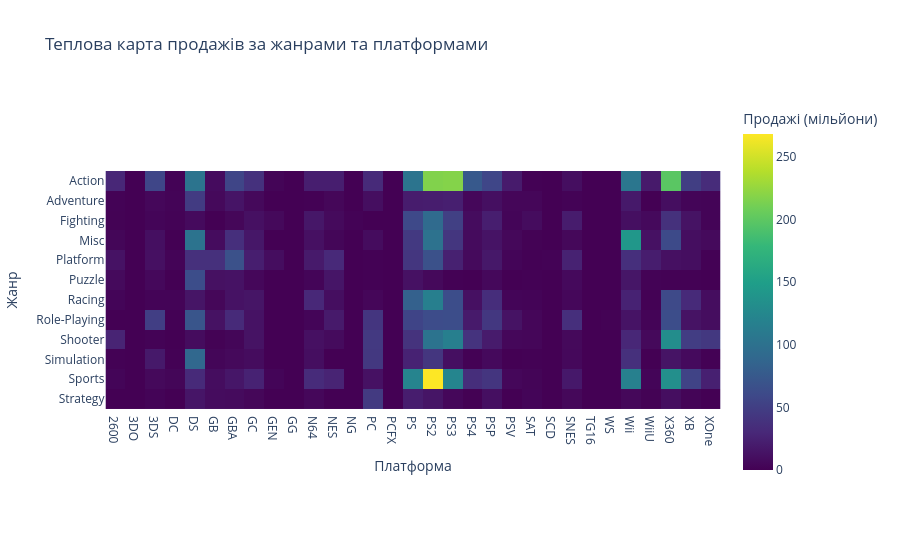

Notebook source saved alongside this figure:
### Code cell
genre_platform_sales = df.groupby(['Genre', 'Platform'])['Global_Sales'].sum().reset_index()
sales_pivot = genre_platform_sales.pivot(index='Genre', columns='Platform', values='Global_Sales').fillna(0)

fig = px.imshow(sales_pivot,
                labels=dict(x="Платформа", y="Жанр", color="Продажі (мільйони)"),
                x=sales_pivot.columns,
                y=sales_pivot.index,
                color_continuous_scale='Viridis',
                title='Теплова карта продажів за жанрами та платформами')

fig.show()

### Figure 1 — Plotly figure (JSON) as saved in the notebook; plotly's stock layout.template omitted (floating-point values rounded to 4 significant figures; data arrays with more than 128 entries replaced by an {"elided": "..."} marker saying what was removed)
{"data": [{"coloraxis": "coloraxis", "hovertemplate": "Платформа: %{x}<br>Жанр: %{y}<br>Продажі (мільйони): %{z}<extra></extra>", "name": "0", "type": "heatmap", "x": ["2600", "3DO", "3DS", "DC", "DS", "GB", "GBA", "GC", "GEN", "GG", "N64", "NES", "NG", "PC", "PCFX", "PS", "PS2", "PS3", "PS4", "PSP", "PSV", "SAT", "SCD", "SNES", "TG16", "WS", "Wii", "WiiU", "X360", "XB", "XOne"], "xaxis": "x", "y": ["Action", "Adventure", "Fighting", "Misc", "Platform", "Puzzle", "Racing", "Role-Playing", "Shooter", "Simulation", "Sports", "Strategy"], "yaxis": "y", "z": {"elided": "12x31 float values"}}], "layout": {"autosize": true, "coloraxis": {"colorbar": {"title": {"text": "Продажі (мільйони)"}}, "colorscale": [[0, "#440154"], [0.1111, "#482878"], [0.2222, "#3e4989"], [0.3333, "#31688e"], [0.4444, "#26828e"], [0.5556, "#1f9e89"], [0.6667, "#35b779"], [0.7778, "#6ece58"], [0.8889, "#b5de2b"], [1, "#fde725"]]}, "title": {"text": "Теплова карта продажів за жанрами та платформами"}, "xaxis": {"anchor": "y", "autorange": true, "constrain": "domain", "domain": [0, 1], "range": [-0.5, 30.5], "scaleanchor": "y", "title": {"text": "Платформа"}, "type": "category"}, "yaxis": {"anchor": "x", "autorange": true, "constrain": "domain", "domain": [0.03978, 0.9602], "range": [11.5, -0.5], "title": {"text": "Жанр"}, "type": "category"}}}
